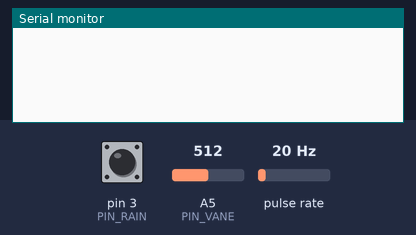
The sketch below on a simulated Arduino Uno, built with avr-gcc and run on an emulated ATmega328P. Parts: the last lines printed to the serial monitor. Wiring (inferred from the names in the program): pulse sensor: data pin 2. The test bench sets the inputs (shaded band); at power-on: pulse rate 20 Hz, A5 (PIN_VANE) = 512, pin 3 (PIN_RAIN) HIGH.

Above: at 1.2 s.
1.3 s: pulse rate (sensor on pin 2) set to 4 Hz
At 6.1 s:
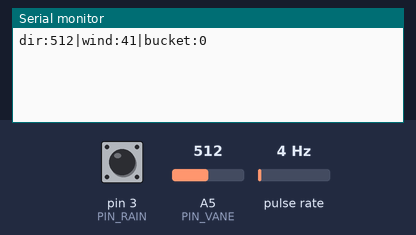
11.5 s: A5 (PIN_VANE) set to 716
At 12.4 s:
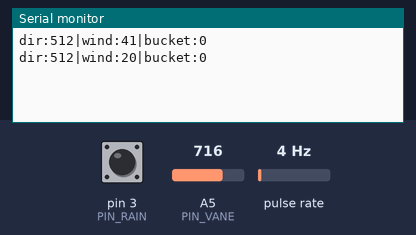
13.0 s: pin 3 (PIN_RAIN) pulled LOW for 0.15 s
14.6 s: pin 3 (PIN_RAIN) pulled LOW for 1 s
At 16.1 s:
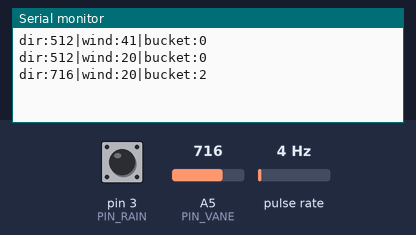
17.1 s: pulse rate (sensor on pin 2) set to 50 Hz
18.6 s: A5 (PIN_VANE) set to 900
At 20.8 s:
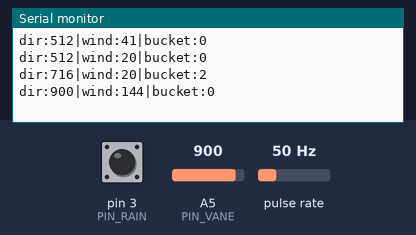
Timing chart, 0 to 21.1 s (numbered marks = the images above; inputs shaded):
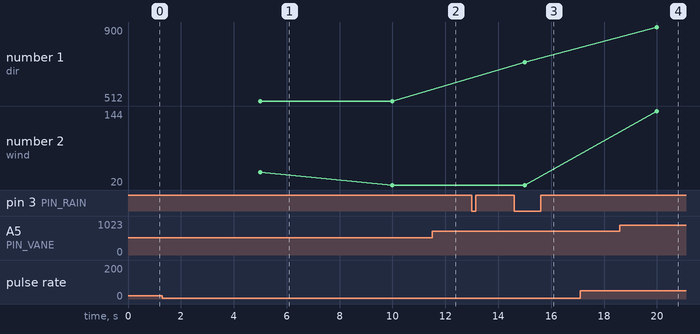

The sketch:

sketch.ino
```cpp
#define uint  unsigned int
#define ulong unsigned long

#define PIN_ANEMOMETER  2     // Digital 2
#define PIN_RAIN  3     // Digital 3
#define PIN_VANE        5     // Analog 5

// How often we want to calculate wind speed or directio
#define MSECS_CALC       5000
#define MSECS_DB         5

ulong nextCalc;
ulong nextWindSig;
ulong nextRainSig;
volatile int numRevsAnemometer = 0; // Incremented in the interrupt
volatile int numRainDumps = 0; // Incremented in the interrupt
ulong time;                         // Millis() at each start of loop().

// ADC readings:
#define NUMDIRS 8
ulong   adc[NUMDIRS] = {26, 45, 77, 118, 161, 196, 220, 256};

// These directions match 1-for-1 with the values in adc, but
// will have to be adjusted as noted above. Modify 'dirOffset'
// to which direction is 'away' (it's West here).
char *strVals[NUMDIRS] = {"W","NW","N","SW","NE","S","SE","E"};
byte dirOffset=0;

//=======================================================
// Initialize
//=======================================================
void setup() {
   Serial.begin(9600);
   pinMode(PIN_ANEMOMETER, INPUT);
   digitalWrite(PIN_ANEMOMETER, HIGH);
   attachInterrupt(0, countAnemometer, FALLING);
   pinMode(PIN_RAIN, INPUT);
   digitalWrite(PIN_RAIN, HIGH);
   attachInterrupt(1, countRain, FALLING );
   nextCalc   = millis() + MSECS_CALC;
   nextWindSig = millis();
   nextRainSig = millis();
}

//=======================================================
// Main loop.
//=======================================================
void loop() {
   time = millis();
   if (time >= nextCalc) {
      calcCounts();
      nextCalc = time + MSECS_CALC;
   }
}

//=======================================================
// Interrupt handler for anemometer. Called each time the reed
// switch triggers (one revolution).
//=======================================================
void countAnemometer() {
   time = millis();
   if(time >= nextWindSig)
   {
     nextWindSig = millis() + MSECS_DB;
     numRevsAnemometer++;
     // Serial.print(".");
   }
}

void countRain() {
   time = millis();
   if(time >= nextRainSig)
   {
     nextRainSig = millis() + MSECS_DB;
     numRainDumps++;
     // Serial.print("b");
   }
}

//=======================================================
// Find vane direction.
//=======================================================
void calcCounts() {
   int val;
   byte x, reading;

   val = analogRead(PIN_VANE);
   Serial.print("dir:");
   Serial.print(val);
   Serial.print("|wind:");
   Serial.print(numRevsAnemometer);
   Serial.print("|bucket:");
   Serial.println(numRainDumps);

   numRevsAnemometer = 0;        // Reset counter
   numRainDumps = 0;        // Reset counter
}
```

Measured:
- after the input at 1.3 s, the serial monitor: prints a new line after 3.7 s (image 1)
- after the input at 14.6 s, the serial monitor: prints a new line after 0.40 s (image 3)
- after the input at 18.6 s, the serial monitor: prints a new line after 1.4 s (image 4)
- plotted number 1: 716 → 900 after the input at 18.6 s
